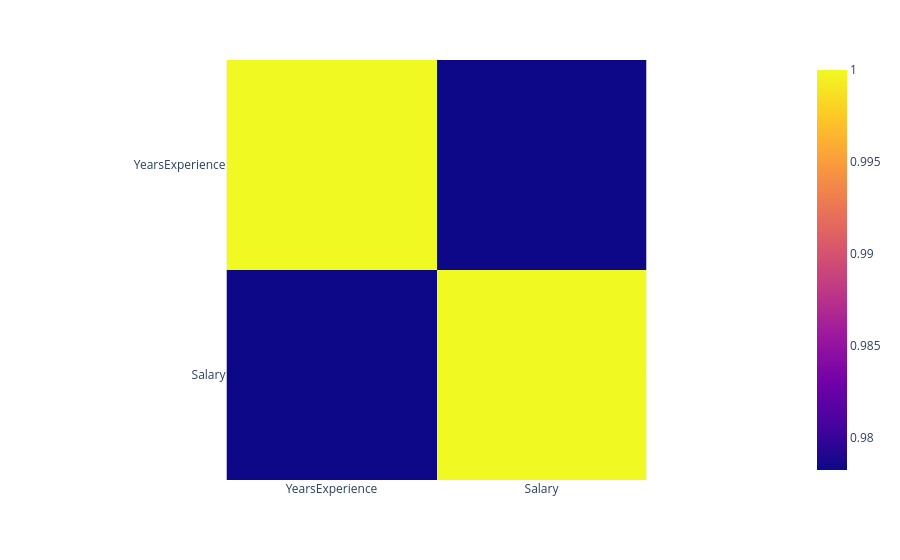

Notebook code for this chart:
### Markdown cell above
# Heat Map

### Code cell
fig = px.imshow(dataset.corr())
fig.show()

### Figure 1 — Plotly figure (JSON) as saved in the notebook; plotly's stock layout.template omitted (floating-point values rounded to 4 significant figures)
{"data": [{"coloraxis": "coloraxis", "hovertemplate": "x: %{x}<br>y: %{y}<br>color: %{z}<extra></extra>", "name": "0", "type": "heatmap", "x": ["YearsExperience", "Salary"], "xaxis": "x", "y": ["YearsExperience", "Salary"], "yaxis": "y", "z": [[1, 0.9782], [0.9782, 1]]}], "layout": {"coloraxis": {"colorscale": [[0, "#0d0887"], [0.1111, "#46039f"], [0.2222, "#7201a8"], [0.3333, "#9c179e"], [0.4444, "#bd3786"], [0.5556, "#d8576b"], [0.6667, "#ed7953"], [0.7778, "#fb9f3a"], [0.8889, "#fdca26"], [1, "#f0f921"]]}, "margin": {"t": 60}, "xaxis": {"anchor": "y", "constrain": "domain", "domain": [0, 1], "scaleanchor": "y"}, "yaxis": {"anchor": "x", "autorange": "reversed", "constrain": "domain", "domain": [0, 1]}}}
